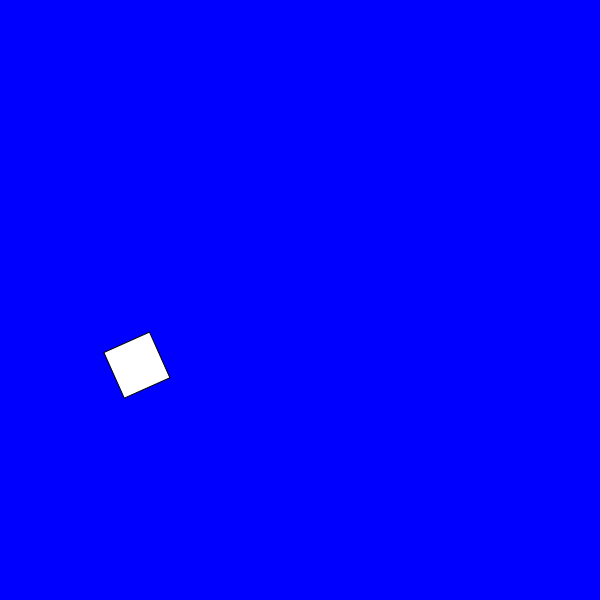
Frame 1 (no input)
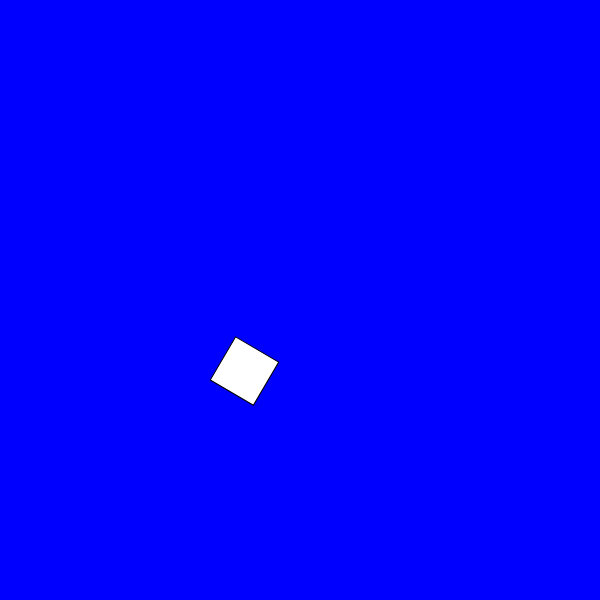
Frame 60 (no input)
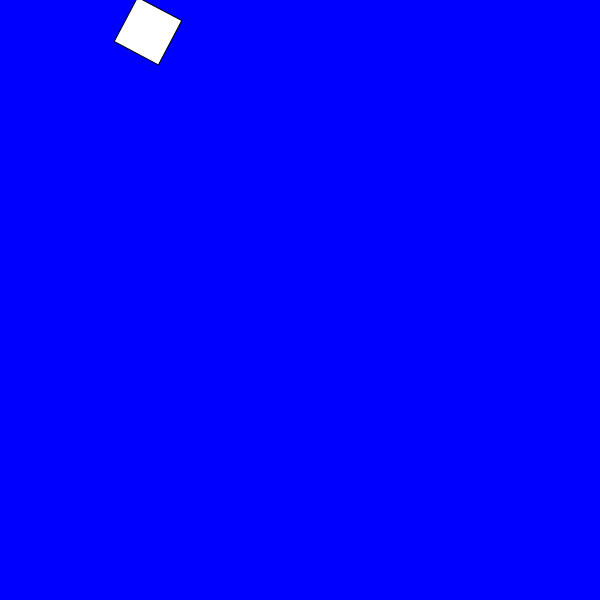
Frame 120 (the mouse pressed at the canvas centre since frame 60)

The p5.js sketch that drew these frames (run headless with seeded random() and noise() and a simulated clock; from frame 60 on, the mouse is pressed at the canvas centre):

// p5.js sketch
// ── sketch.js
var angle=10

function setup(){
  createCanvas(600,600);
}
function draw(){
  background("blue")
  angle=angle+10;
  push ()
  translate(200,200)
  rotate(angle)
  rect(100,100,50,50);

  pop()
}
